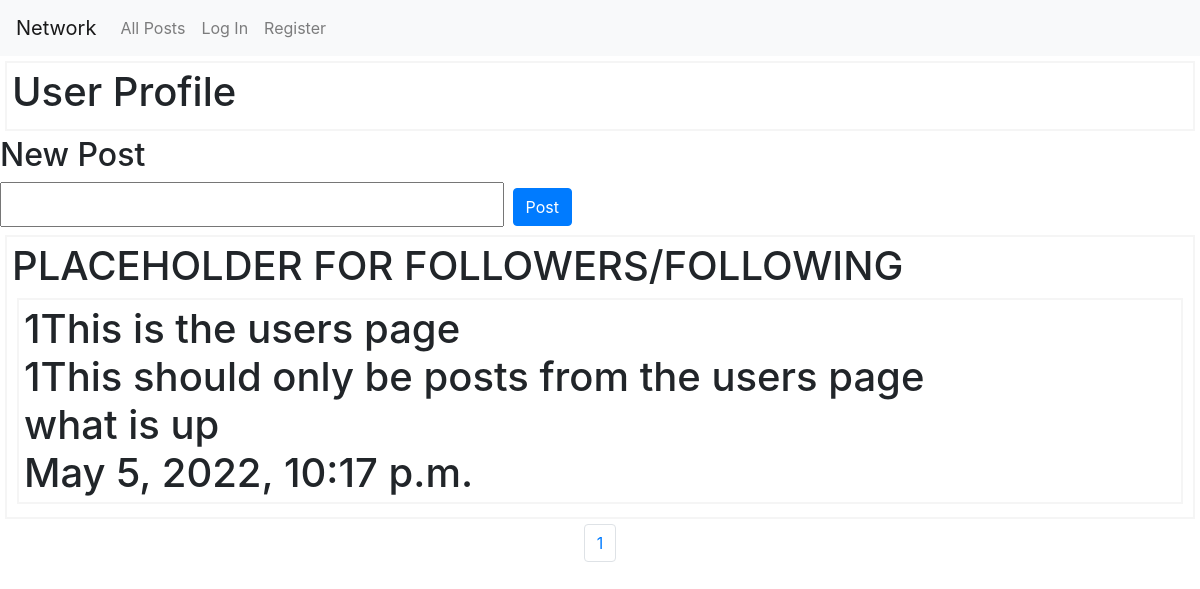
The page /user/1 on the database as committed earlier.
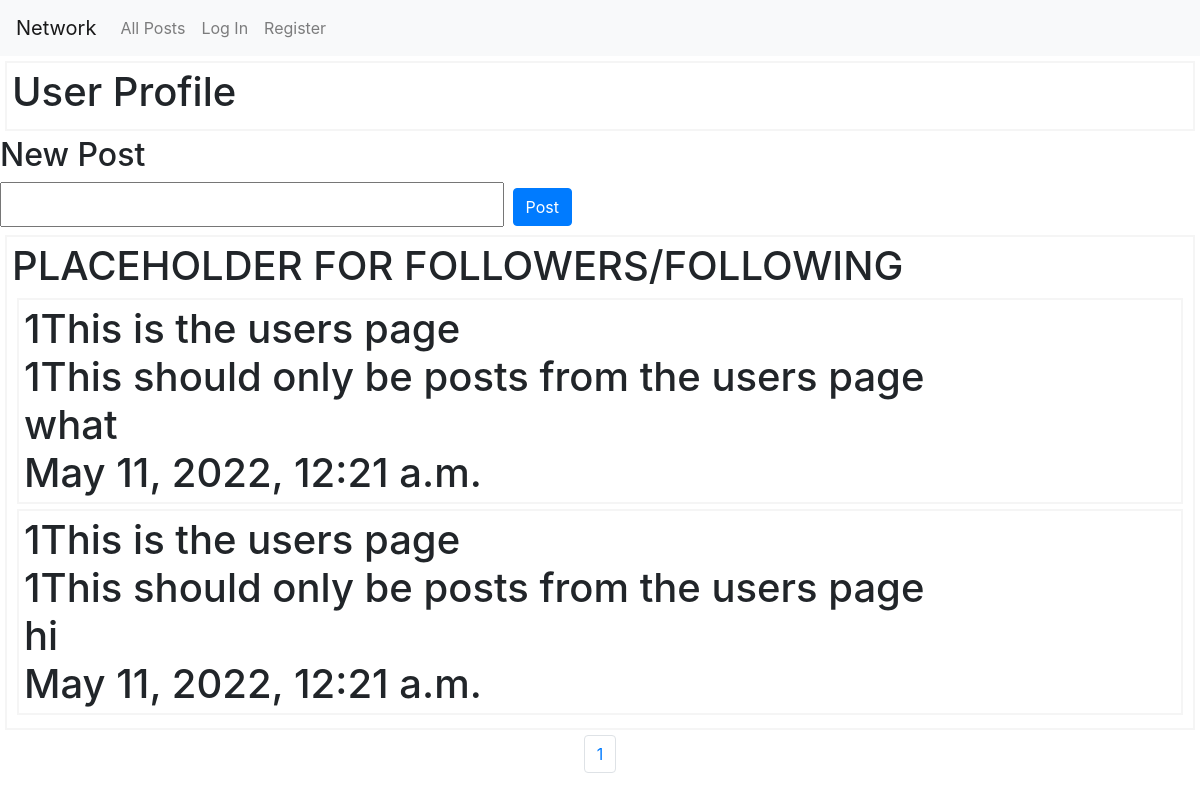
The same page on the database as committed later.
### network/models.py (models this page shows)
class Posts(models.Model):
    content = models.TextField(max_length=280)
    user = models.ForeignKey(
        "User", on_delete=models.CASCADE, related_name="Posts")
    timestamp = models.DateTimeField(auto_now_add=True)

class User(AbstractUser):
    pass

### network/views.py (the view)
# urls.py: path("user/<int:user>", views.user_details, name="user_details")
def user_details(request, user):
    users_page = user
    page = request.GET.get('page')
    all_posts = Posts.objects.filter(
        user=user).order_by('-timestamp')
    all_posts = Paginator(all_posts, 10)
    posts = all_posts.get_page(page)
    return render(request, "network/user.html", {
        'posts': posts,
        "users_page": users_page})
    page_number = "test"
    return HttpResponse(user)

### network/templates/network/user.html (shortened to what this page needs)
{% extends "network/layout.html" %}
{% load static %}
{% block body %}
<div class="user-posts" id="user-profile-title">
    <h1> User Profile <h1>
</div>
<div id='new-post-form'>
    <h2> New Post <h2>
            <form id="post-form" action="{% url 'create' %}" method="POST">
                <input id="form-input" name='form_input'>
                <input id='submit-button' type="submit" class="btn btn-primary" value="Post" />
            </form>
</div>
<div class="user-posts" id="user-profile">
    <h1> PLACEHOLDER FOR FOLLOWERS/FOLLOWING <h1>
            {% for post in posts%}
            <div class='user-posts' id='{{post.id}}'>
                {{users_page}}This is the users page<br>
                {{post.user.id}}This should only be posts from the users page<br>
                {{post.content}}<br>
                {{post.timestamp}}<br>
            </div>
            {% endfor %}
</div>
<nav aria-label="..." class="user-post-paginator">
    <ul class="pagination justify-content-center">
        {% for i in posts.paginator.page_range%}
        <li class="page-item"><a class="page-link" href="?page={{i}}">{{i}}</a></li>
        {%endfor%}
    </ul>
</nav>
{% endblock %}

### network/templates/network/layout.html (shortened to what this page needs)
{% load static %}
<!DOCTYPE html>
<html lang="en">
<head>
    <link rel="stylesheet" href="https://stackpath.bootstrapcdn.com/bootstrap/4.4.1/css/bootstrap.min.css"
>
    <link href="{% static 'network/styles.css' %}" rel="stylesheet">
</head>
<body>
    <nav class="navbar navbar-expand-lg navbar-light bg-light">
        <a id="network" class="navbar-brand" href="#">Network</a>
        <div>
            <ul class="navbar-nav mr-auto">
                <li class="nav-item">
                    <a id="All-posts" class="nav-link" href="{% url 'index' %}">All Posts</a>
                </li>
                {% if user.is_authenticated %}
                <li class="nav-item">
                    <a id="Following" class="nav-link" href="#">Following</a>
                </li>
                <li class="nav-item">
                    <a class="nav-link" href="{% url 'logout' %}">Log Out</a>
                </li>
                {% else %}
                <li class="nav-item">
                    <a class="nav-link" href="{% url 'login' %}">Log In</a>
                </li>
                <li class="nav-item">
                    <a class="nav-link" href="{% url 'register' %}">Register</a>
                </li>
                {% endif %}
            </ul>
        </div>
    </nav>
    <div class="body">
        {% block body %}
        {% endblock %}
    </div>
</body>
</html>

### network/static/network/styles.css (style rules this page uses)
.user-posts { border: 2px solid whitesmoke; padding: 5px; margin: 5px; display: block; }

Rows that differ between the two databases and show on the page:
removed Posts: user "1", user.id "1", content "what is up", timestamp "May 5, 2022, 10:17 p.m."
added Posts: user "1", user.id "1", content "what", timestamp "May 11, 2022, 12:21 a.m."
added Posts: user "1", user.id "1", content "hi", timestamp "May 11, 2022, 12:21 a.m."
